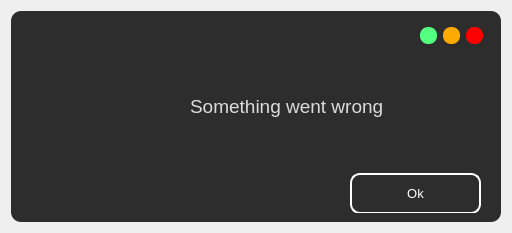
<?xml version="1.0" encoding="UTF-8"?>
<ui version="4.0">
 <class>AlertDialog</class>
 <widget class="QDialog" name="AlertDialog">
  <property name="geometry">
   <rect>
    <x>0</x>
    <y>0</y>
    <width>512</width>
    <height>233</height>
   </rect>
  </property>
  <property name="windowTitle">
   <string>Dialog</string>
  </property>
  <layout class="QVBoxLayout" name="verticalLayout">
   <item>
    <widget class="QFrame" name="frame">
     <property name="styleSheet">
      <string notr="true">QFrame{
    background-color: rgb(45, 45, 45);	
	color: rgb(220, 220, 220);
	border-radius: 10px;
}</string>
     </property>
     <property name="frameShape">
      <enum>QFrame::NoFrame</enum>
     </property>
     <property name="frameShadow">
      <enum>QFrame::Raised</enum>
     </property>
     <layout class="QVBoxLayout" name="verticalLayout_2">
      <property name="leftMargin">
       <number>9</number>
      </property>
      <item>
       <widget class="QFrame" name="title_frame">
        <property name="minimumSize">
         <size>
          <width>0</width>
          <height>40</height>
         </size>
        </property>
        <property name="maximumSize">
         <size>
          <width>16777215</width>
          <height>40</height>
         </size>
        </property>
        <property name="frameShadow">
         <enum>QFrame::Raised</enum>
        </property>
        <layout class="QHBoxLayout" name="horizontalLayout">
         <property name="leftMargin">
          <number>0</number>
         </property>
         <property name="topMargin">
          <number>0</number>
         </property>
         <item>
          <widget class="QLabel" name="label">
           <property name="minimumSize">
            <size>
             <width>40</width>
             <height>0</height>
            </size>
           </property>
           <property name="maximumSize">
            <size>
             <width>60</width>
             <height>16777215</height>
            </size>
           </property>
           <property name="text">
            <string/>
           </property>
           <property name="pixmap">
            <pixmap resource="../resource/asset.qrc">:/icons/asset/layers.svg</pixmap>
           </property>
          </widget>
         </item>
         <item>
          <widget class="QLabel" name="label_2">
           <property name="text">
            <string/>
           </property>
          </widget>
         </item>
         <item>
          <widget class="QPushButton" name="btn_minimize">
           <property name="minimumSize">
            <size>
             <width>16</width>
             <height>16</height>
            </size>
           </property>
           <property name="maximumSize">
            <size>
             <width>17</width>
             <height>17</height>
            </size>
           </property>
           <property name="styleSheet">
            <string notr="true">QPushButton{
	background-color: rgb(85, 255, 127);
	border:none;
	border-radius: 8px;
}

QPushButton:hover{	
	background-color: rgba(85, 255, 127,150);
	
}</string>
           </property>
           <property name="text">
            <string/>
           </property>
          </widget>
         </item>
         <item>
          <widget class="QPushButton" name="btn_maximize">
           <property name="minimumSize">
            <size>
             <width>16</width>
             <height>16</height>
            </size>
           </property>
           <property name="maximumSize">
            <size>
             <width>17</width>
             <height>17</height>
            </size>
           </property>
           <property name="styleSheet">
            <string notr="true">QPushButton{
	
	background-color: rgb(255, 170, 0);
	border:none;
	border-radius: 8px;
}

QPushButton:hover{	
	background-color: rgba(255, 170, 0,150);
	
}</string>
           </property>
           <property name="text">
            <string/>
           </property>
          </widget>
         </item>
         <item>
          <widget class="QPushButton" name="btn_close">
           <property name="minimumSize">
            <size>
             <width>16</width>
             <height>16</height>
            </size>
           </property>
           <property name="maximumSize">
            <size>
             <width>17</width>
             <height>17</height>
            </size>
           </property>
           <property name="styleSheet">
            <string notr="true">QPushButton{
	background-color: rgb(255, 0, 0);
	border:none;
	border-radius: 8px;
}

QPushButton:hover{	
	background-color: rgba(255, 0, 0,150);
	
}</string>
           </property>
           <property name="text">
            <string/>
           </property>
          </widget>
         </item>
        </layout>
       </widget>
      </item>
      <item>
       <widget class="QFrame" name="content_frame">
        <property name="frameShape">
         <enum>QFrame::NoFrame</enum>
        </property>
        <property name="frameShadow">
         <enum>QFrame::Raised</enum>
        </property>
        <layout class="QHBoxLayout" name="horizontalLayout_2">
         <property name="leftMargin">
          <number>0</number>
         </property>
         <property name="topMargin">
          <number>0</number>
         </property>
         <property name="rightMargin">
          <number>0</number>
         </property>
         <property name="bottomMargin">
          <number>0</number>
         </property>
         <item>
          <widget class="QLabel" name="label_3">
           <property name="maximumSize">
            <size>
             <width>50</width>
             <height>16777215</height>
            </size>
           </property>
           <property name="text">
            <string/>
           </property>
           <property name="pixmap">
            <pixmap resource="../resource/asset.qrc">:/icons/asset/alert-triangle.svg</pixmap>
           </property>
          </widget>
         </item>
         <item>
          <widget class="QLabel" name="content">
           <property name="font">
            <font>
             <family>Segoe UI</family>
             <pointsize>14</pointsize>
             <weight>50</weight>
             <bold>false</bold>
            </font>
           </property>
           <property name="styleSheet">
            <string notr="true"/>
           </property>
           <property name="text">
            <string> Something went wrong</string>
           </property>
           <property name="alignment">
            <set>Qt::AlignCenter</set>
           </property>
           <property name="wordWrap">
            <bool>true</bool>
           </property>
          </widget>
         </item>
        </layout>
       </widget>
      </item>
      <item>
       <widget class="QFrame" name="btn_frame">
        <property name="minimumSize">
         <size>
          <width>0</width>
          <height>60</height>
         </size>
        </property>
        <property name="maximumSize">
         <size>
          <width>16777215</width>
          <height>60</height>
         </size>
        </property>
        <property name="frameShape">
         <enum>QFrame::NoFrame</enum>
        </property>
        <property name="frameShadow">
         <enum>QFrame::Raised</enum>
        </property>
        <widget class="QPushButton" name="btn_close_alert">
         <property name="geometry">
          <rect>
           <x>330</x>
           <y>20</y>
           <width>131</width>
           <height>41</height>
          </rect>
         </property>
         <property name="font">
          <font>
           <pointsize>10</pointsize>
          </font>
         </property>
         <property name="styleSheet">
          <string notr="true">QPushButton{
	color: rgb(255, 255, 255);
	background-color: rgb(45, 45, 45);	
	border:2px solid rgb(255,255,255);
	border-radius: 10px;
}

QPushButton:hover{
	border-radius: 20px;
}

QPushButton:pressed{
	border: 2px solid rgb(255,255,255);	
}</string>
         </property>
         <property name="text">
          <string>Ok</string>
         </property>
         <property name="iconSize">
          <size>
           <width>30</width>
           <height>30</height>
          </size>
         </property>
         <property name="flat">
          <bool>true</bool>
         </property>
        </widget>
       </widget>
      </item>
     </layout>
    </widget>
   </item>
  </layout>
 </widget>
 <resources>
  <include location="../resource/asset.qrc"/>
  <include location="C:/users/btc omen/appdata/local/programs/python/python36/lib/site-packages/resource/asset.qrc"/>
 </resources>
 <connections/>
</ui>
